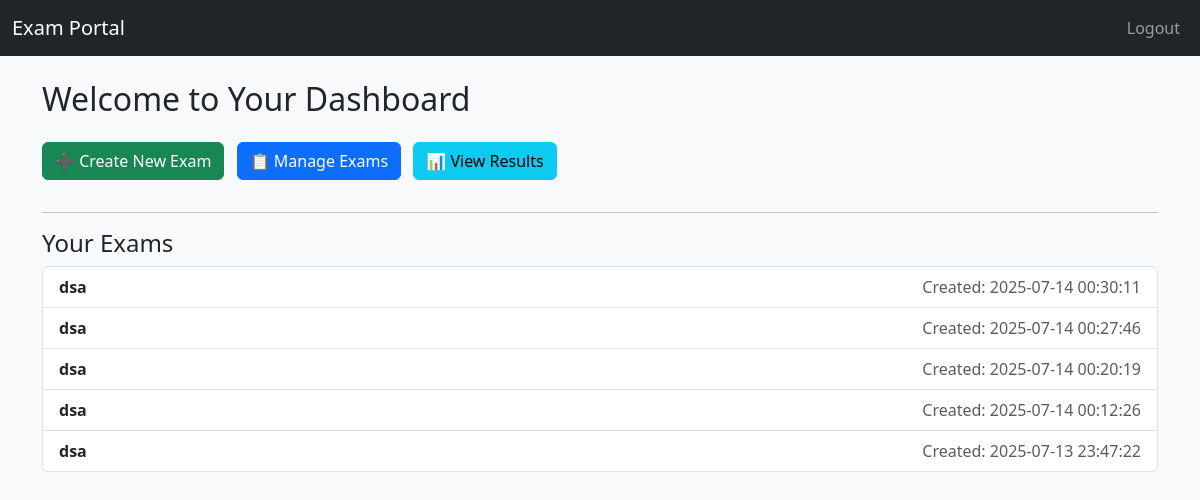
The app's page /teacher/dashboard (signed in) with its own data.
### tables this page shows
CREATE TABLE exams (
            id INTEGER PRIMARY KEY AUTOINCREMENT,
            title TEXT NOT NULL,
            instructions TEXT,
            created_by INTEGER NOT NULL,
            created_at TEXT NOT NULL,
            active INTEGER DEFAULT 0,
            FOREIGN KEY (created_by) REFERENCES users(id)
        );

### app/routes/teacher.py (the view)
@teacher.route("/teacher/dashboard")
@teacher_required
def dashboard():
    exams = db.execute( "SELECT * FROM exams WHERE created_by = :uid ORDER BY created_at DESC",uid=session["user_id"])
    return render_template("teacher/dashboard.html", exams=exams)

### app/routes/teacher.py (called while the page is built)
def teacher_required(f):
    @wraps(f)
    def decorated_function(*args, **kwargs):
        if session.get("role") != "teacher":
            flash("Access denied. Teachers only.", "danger")
            return redirect(url_for("auth.login"))
        return f(*args, **kwargs)
    return decorated_function

### app/templates/teacher/dashboard.html (shortened to what this page needs)
{% extends 'layout.html' %}
{% block content %}
<h2 class="mb-4">Welcome to Your Dashboard</h2>
<a href="{{ url_for('teacher.create_exam') }}" class="btn btn-success mb-3">➕ Create New Exam</a>
<a href="{{ url_for('teacher.manage_exams') }}" class="btn btn-primary mb-3 ms-2">📋 Manage Exams</a>
<a href="{{ url_for('teacher.view_results') }}" class="btn btn-info mb-3 ms-2">📊 View Results</a>
<hr>
<h4>Your Exams</h4>
{% if exams %}
<ul class="list-group">
    {% for exam in exams %}
        <li class="list-group-item d-flex justify-content-between align-items-center">
            <strong>{{ exam.title }}</strong>
            <span class="text-muted">Created: {{ exam.created_at[:19] }}</span>
        </li>
    {% endfor %}
</ul>
{% else %}
    <div class="alert alert-info">You haven’t created any exams yet.</div>
{% endif %}
{% endblock %}

### records on screen
exams: title "dsa", created_at "2025-07-14 00:30:11"
exams: title "dsa", created_at "2025-07-14 00:27:46"
exams: title "dsa", created_at "2025-07-14 00:20:19"
exams: title "dsa", created_at "2025-07-14 00:12:26"
exams: title "dsa", created_at "2025-07-13 23:47:22"
